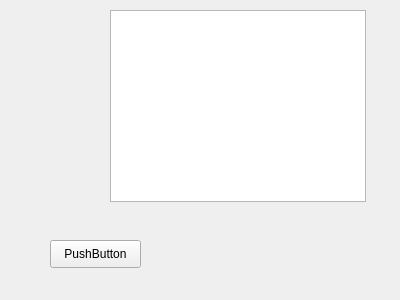
<?xml version="1.0" encoding="UTF-8"?>
<ui version="4.0">
 <class>Form</class>
 <widget class="QWidget" name="Form">
  <property name="geometry">
   <rect>
    <x>0</x>
    <y>0</y>
    <width>400</width>
    <height>300</height>
   </rect>
  </property>
  <property name="windowTitle">
   <string>Form</string>
  </property>
  <widget class="QPushButton" name="pushButton">
   <property name="geometry">
    <rect>
     <x>50</x>
     <y>240</y>
     <width>91</width>
     <height>28</height>
    </rect>
   </property>
   <property name="text">
    <string>PushButton</string>
   </property>
  </widget>
  <widget class="QGraphicsView" name="graphicsView">
   <property name="geometry">
    <rect>
     <x>110</x>
     <y>10</y>
     <width>256</width>
     <height>192</height>
    </rect>
   </property>
   <property name="backgroundBrush">
    <brush brushstyle="NoBrush">
     <color alpha="255">
      <red>0</red>
      <green>0</green>
      <blue>0</blue>
     </color>
    </brush>
   </property>
  </widget>
 </widget>
 <resources/>
 <connections/>
</ui>
